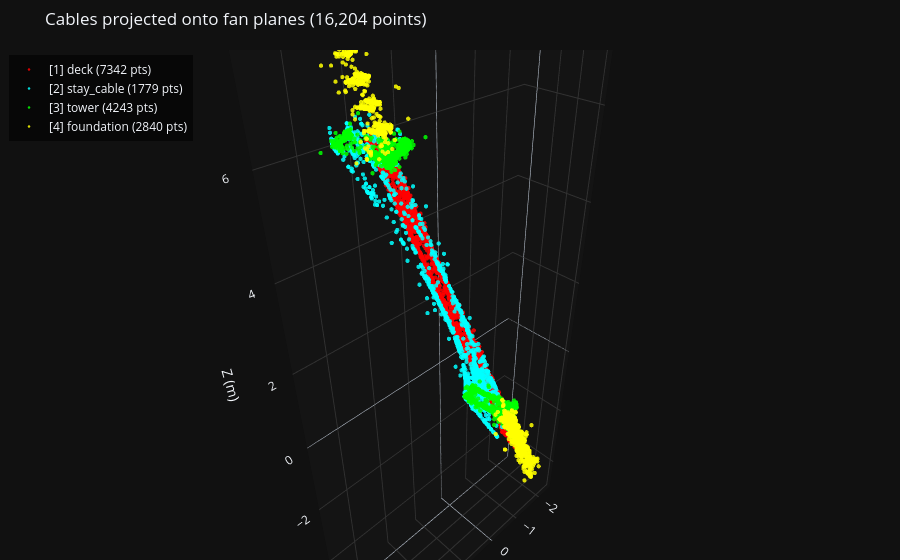

Here is the notebook cell this chart was saved with:
### Markdown cell above
## 4. Optional — Cables Projected onto Fan Planes

Separate artifact (does **not** replace the filtered cloud above). Stay-cable points are snapped perpendicularly onto the nearest left/right tower-anchored fan plane. Other classes stay at filtered coordinates. Useful for visualizing clean fan sheets; projected cable XYZ are no longer raw triangulation.

### Code cell
xyz_proj, n_proj = project_cables_to_fan_planes(xyz, rgb, cids, up_hint=up)
print(f"Projected {n_proj:,} stay_cable points onto left/right fan planes")
print(f"Other classes unchanged: {(cids != 2).sum():,} points")

fig_proj = create_interactive_3d_figure(xyz_proj, rgb, cids, point_size=2.5)
fig_proj.update_layout(title=f"Cables projected onto fan planes ({len(xyz_proj):,} points)")
fig_proj.show()

### Figure 1 — Plotly figure (JSON) as saved in the notebook; plotly's stock layout.template omitted (floating-point values rounded to 4 significant figures; data arrays with more than 128 entries replaced by an {"elided": "..."} marker saying what was removed)
{"data": [{"hovertemplate": "<b>Class: deck</b><br>X: %{x:.2f}<br>Y: %{y:.2f}<br>Z: %{z:.2f}<extra></extra>", "marker": {"color": {"elided": "7342 str values"}, "opacity": 0.85, "size": 2.5}, "mode": "markers", "name": "[1] deck (7342 pts)", "type": "scatter3d", "x": {"elided": "7342 float values"}, "y": {"elided": "7342 float values"}, "z": {"elided": "7342 float values"}}, {"hovertemplate": "<b>Class: stay_cable</b><br>X: %{x:.2f}<br>Y: %{y:.2f}<br>Z: %{z:.2f}<extra></extra>", "marker": {"color": {"elided": "1779 str values"}, "opacity": 0.85, "size": 2.5}, "mode": "markers", "name": "[2] stay_cable (1779 pts)", "type": "scatter3d", "x": {"elided": "1779 float values"}, "y": {"elided": "1779 float values"}, "z": {"elided": "1779 float values"}}, {"hovertemplate": "<b>Class: tower</b><br>X: %{x:.2f}<br>Y: %{y:.2f}<br>Z: %{z:.2f}<extra></extra>", "marker": {"color": {"elided": "4243 str values"}, "opacity": 0.85, "size": 2.5}, "mode": "markers", "name": "[3] tower (4243 pts)", "type": "scatter3d", "x": {"elided": "4243 float values"}, "y": {"elided": "4243 float values"}, "z": {"elided": "4243 float values"}}, {"hovertemplate": "<b>Class: foundation</b><br>X: %{x:.2f}<br>Y: %{y:.2f}<br>Z: %{z:.2f}<extra></extra>", "marker": {"color": {"elided": "2840 str values"}, "opacity": 0.85, "size": 2.5}, "mode": "markers", "name": "[4] foundation (2840 pts)", "type": "scatter3d", "x": {"elided": "2840 float values"}, "y": {"elided": "2840 float values"}, "z": {"elided": "2840 float values"}}], "layout": {"legend": {"bgcolor": "rgba(0, 0, 0, 0.6)", "x": 0.01, "xanchor": "left", "y": 0.99, "yanchor": "top"}, "margin": {"b": 0, "l": 0, "r": 0, "t": 50}, "scene": {"aspectmode": "data", "xaxis": {"backgroundcolor": "rgb(20, 20, 20)", "gridcolor": "rgb(50, 50, 50)", "title": {"text": "X (m)"}}, "yaxis": {"backgroundcolor": "rgb(20, 20, 20)", "gridcolor": "rgb(50, 50, 50)", "title": {"text": "Y (m)"}}, "zaxis": {"backgroundcolor": "rgb(20, 20, 20)", "gridcolor": "rgb(50, 50, 50)", "title": {"text": "Z (m)"}}}, "title": {"text": "Cables projected onto fan planes (16,204 points)"}}}
